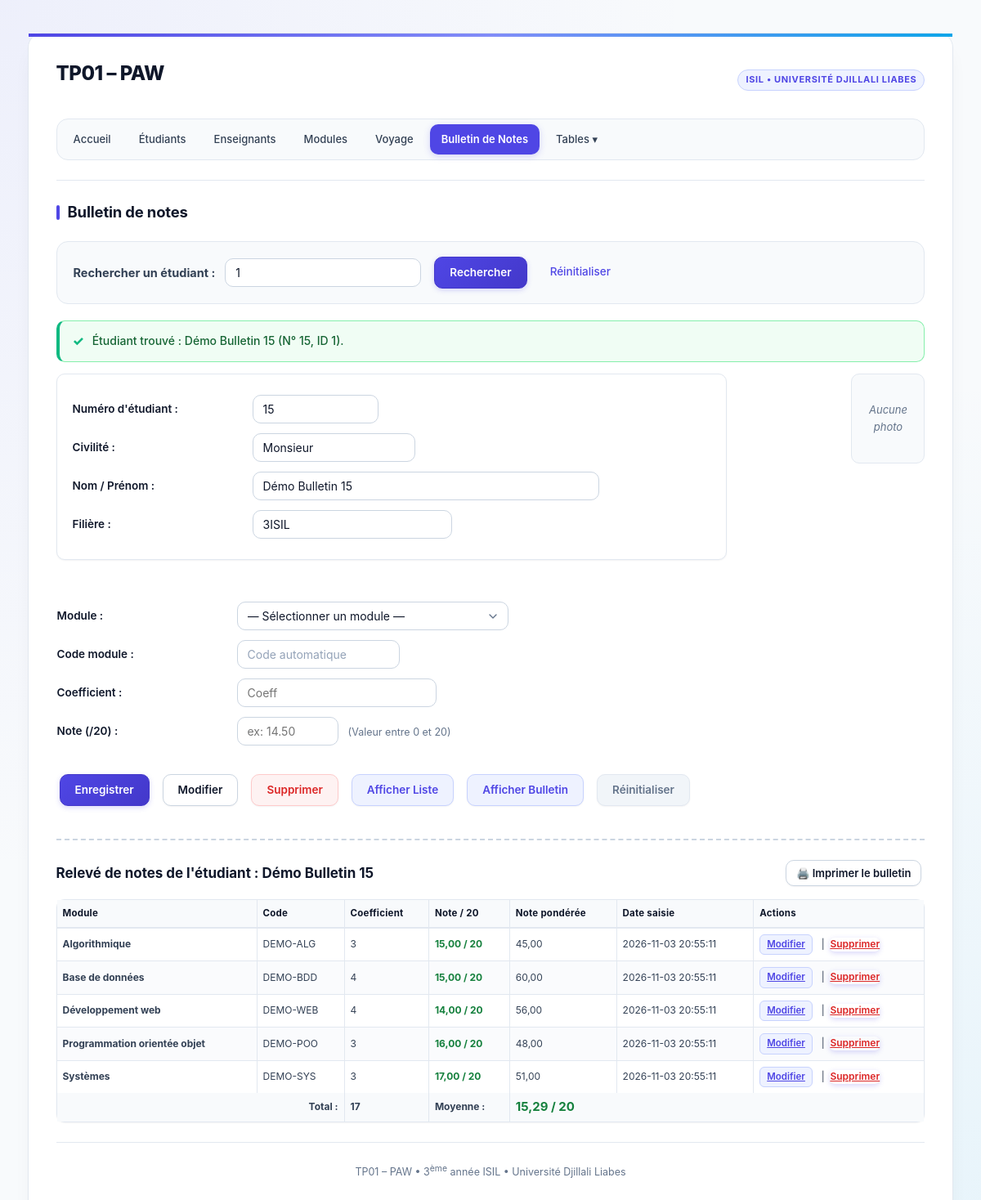
/bulletin/bulletin.php?id=1, run on the app's committed database.
### tables this page shows
CREATE TABLE IF NOT EXISTS personne (
  id               INT AUTO_INCREMENT PRIMARY KEY,
  numero           VARCHAR(10)  NOT NULL,
  civilite         VARCHAR(15)  NOT NULL,
  nom_prenom       VARCHAR(80)  NOT NULL,
  adresse          VARCHAR(150) NOT NULL,
  code_postal      VARCHAR(10)  NOT NULL,
  localite         VARCHAR(60)  NOT NULL,
  pays             VARCHAR(40)  NOT NULL,
  plateformes      VARCHAR(100) DEFAULT '',
  applications     VARCHAR(255) DEFAULT '',
  transport        VARCHAR(20)  NOT NULL DEFAULT '',
  sport            VARCHAR(40)  NOT NULL DEFAULT '',
  activites        VARCHAR(100) NOT NULL DEFAULT '',
  modules          VARCHAR(100) NOT NULL DEFAULT '',
  groupe_sanguin   VARCHAR(10)  NOT NULL DEFAULT '',
  modele_voiture   VARCHAR(150) NOT NULL DEFAULT '',
  filiere          VARCHAR(30)  NOT NULL DEFAULT '',
  nationalite_code VARCHAR(3)   NOT NULL,
  photo            VARCHAR(100) DEFAULT NULL,
   
  CONSTRAINT fk_personne_nationalite
    FOREIGN KEY (nationalite_code) REFERENCES nationalite(code)
    ON UPDATE CASCADE ON DELETE RESTRICT
);

CREATE TABLE IF NOT EXISTS note (
  id          INT AUTO_INCREMENT PRIMARY KEY,
  etudiant_id INT NOT NULL,
  module_id   INT NOT NULL,
  note        DECIMAL(4, 2) NOT NULL,
  date_saisie TIMESTAMP DEFAULT CURRENT_TIMESTAMP ON UPDATE CURRENT_TIMESTAMP,
  CONSTRAINT fk_note_etudiant
    FOREIGN KEY (etudiant_id) REFERENCES personne(id)
    ON UPDATE CASCADE ON DELETE CASCADE,
  CONSTRAINT fk_note_module
    FOREIGN KEY (module_id) REFERENCES module(id)
    ON UPDATE CASCADE ON DELETE RESTRICT,
  CONSTRAINT uk_etudiant_module UNIQUE (etudiant_id, module_id)
);

CREATE TABLE IF NOT EXISTS module (
  id             INT AUTO_INCREMENT PRIMARY KEY,
  code_module    VARCHAR(20)  NOT NULL,
  designation    VARCHAR(100) NOT NULL,
  coefficient    INT          NOT NULL DEFAULT 1,
  volume_horaire INT          NOT NULL DEFAULT 0,
  filiere        VARCHAR(50)  NOT NULL
);

### includes/fonctions.php (called while the page is built, shortened)
<?php
function h($texte): string
{
    return htmlspecialchars((string)$texte, ENT_QUOTES, 'UTF-8');
}

### bulletin/bulletin.php (the view, shortened to what this page needs)
<?php
require_once __DIR__ . '/../config/database.php';
require_once __DIR__ . '/../includes/fonctions.php';
try {
    $pdo->exec("CREATE TABLE IF NOT EXISTS note (
      id          INT AUTO_INCREMENT PRIMARY KEY,
      etudiant_id INT NOT NULL,
      module_id   INT NOT NULL,
      note        DECIMAL(4, 2) NOT NULL,
      date_saisie TIMESTAMP DEFAULT CURRENT_TIMESTAMP ON UPDATE CURRENT_TIMESTAMP,
      CONSTRAINT fk_note_etudiant
        FOREIGN KEY (etudiant_id) REFERENCES personne(id)
        ON UPDATE CASCADE ON DELETE CASCADE,
      CONSTRAINT fk_note_module
        FOREIGN KEY (module_id) REFERENCES module(id)
        ON UPDATE CASCADE ON DELETE RESTRICT,
      CONSTRAINT uk_etudiant_module UNIQUE (etudiant_id, module_id)
    ) ENGINE=InnoDB");
} catch (Exception $e) {
}
$stmtModules = $pdo->query('SELECT id, code_module, designation, coefficient, filiere FROM module ORDER BY designation ASC');
$modules = $stmtModules ? $stmtModules->fetchAll() : [];
$termeRecherche = trim((string)($_GET['recherche'] ?? $_GET['id'] ?? $_GET['etudiant_id'] ?? ''));
$erreurRecherche = null;
$succesRecherche = null;
$etudiant = null;
$notesEtudiant = [];
if ($termeRecherche !== '') {
    if (ctype_digit($termeRecherche)) {
        $stmt = $pdo->prepare('SELECT * FROM personne WHERE id = :id OR numero = :num LIMIT 1');
        $stmt->execute([
            ':id'  => (int)$termeRecherche,
            ':num' => $termeRecherche,
        ]);
        $etudiant = $stmt->fetch() ?: null;
    }
    if ($etudiant) {
        $succesRecherche = "Étudiant trouvé : " . $etudiant['nom_prenom'] . " (N° " . $etudiant['numero'] . ", ID " . $etudiant['id'] . ").";
        $stmtNotes = $pdo->prepare('
            SELECT n.id AS note_id, n.note, n.date_saisie,
                   m.id AS module_id, m.code_module, m.designation, m.coefficient
            FROM note n
            JOIN module m ON m.id = n.module_id
            WHERE n.etudiant_id = :eid
            ORDER BY m.designation ASC
        ');
        $stmtNotes->execute([':eid' => $etudiant['id']]);
        $notesEtudiant = $stmtNotes->fetchAll();
    } else {
        $erreurRecherche = "Aucun étudiant trouvé pour « " . $termeRecherche . " ». Vérifiez le numéro ou l'identifiant.";
    }
}
$currentCodeModule = '';
$currentCoeff      = '';
$currentNote       = '';
$base  = '../';
require __DIR__ . '/../includes/header.php';
?>
<form method="get" action="bulletin.php" class="form-recherche" style="margin-bottom: 20px;">
    <label for="recherche-etudiant"><strong>Rechercher un étudiant :</strong></label>
    <input type="text" name="recherche" id="recherche-etudiant" value="<?= h($termeRecherche) ?>" placeholder="ID ou Numéro d'étudiant..." style="width: 240px;" required>
    <button type="submit">Rechercher</button>
    <?php if ($termeRecherche !== ''): ?>
        <a href="bulletin.php" style="margin-left: 12px; font-size: 13.5px;">Réinitialiser</a>
    <?php endif; ?>
</form>
<?php if ($erreurRecherche): ?>
    <p class="erreur"><?= h($erreurRecherche) ?></p>
<?php elseif ($succesRecherche): ?>
    <p class="ok"><?= h($succesRecherche) ?></p>
<?php endif; ?>
<form id="form-bulletin" method="post" action="enregistrer.php">
    <div class="bulletin-student-header">
        <table class="formulaire bulletin-student-info">
        <tr>
            <td>Numéro d'étudiant :</td>
            <td>
                <input type="text" name="numero" id="numero" size="10" maxlength="10" placeholder="ex: 15" value="<?= h($etudiant['numero'] ?? '') ?>" readonly required>
            </td>
        </tr>
        <tr>
            <td>Civilité :</td>
            <td>
                <input type="text" name="civilite" id="civilite" size="15" value="<?= h($etudiant['civilite'] ?? '') ?>" readonly placeholder="Monsieur / Madame">
            </td>
        </tr>
        <tr>
            <td>Nom / Prénom :</td>
            <td>
                <input type="text" name="nom_prenom" id="nom_prenom" size="40" maxlength="80" value="<?= h($etudiant['nom_prenom'] ?? '') ?>" readonly required placeholder="Nom et prénom de l'étudiant">
            </td>
        </tr>
        <tr>
            <td>Filière :</td>
            <td>
                <input type="text" name="filiere" id="filiere" size="20" value="<?= h($etudiant['filiere'] ?? '') ?>" readonly placeholder="ex: 3ISIL">
            </td>
        </tr>
        </table>
        <div id="cadre-photo" class="bulletin-student-photo">
            <?php if (!empty($etudiant['photo']) && file_exists(__DIR__ . '/../uploads/' . $etudiant['photo'])): ?>
                <img id="apercu" src="<?= $base ?>uploads/<?= h($etudiant['photo']) ?>" alt="Photo de <?= h($etudiant['nom_prenom']) ?>" style="display: block;">
            <?php else: ?>
                <div id="photo-placeholder" style="padding: 30px 10px; color: var(--text-muted); font-size: 13px;">
                    <?php if ($etudiant): ?>
                        <em>Aucune photo</em>
                    <?php else: ?>
                        <em>Photo étudiant</em>
                    <?php endif; ?>
                </div>
            <?php endif; ?>
        </div>
    </div>
    <table class="formulaire">
        <tr>
            <td>Module :</td>
            <td>
                <?php if (!$modules): ?>
                    <span class="erreur">Aucun module enregistré. <a href="../module/module.php">En ajouter un</a></span>
                <?php else: ?>
                    <select name="module_id" id="module_id" required>
                        <option value="">— Sélectionner un module —</option>
                    </select>
                <?php endif; ?>
            </td>
        </tr>
        <tr>
            <td>Code module :</td>
            <td>
                <input type="text" name="code_module" id="code_module" size="15" value="<?= h($currentCodeModule) ?>" readonly placeholder="Code automatique">
            </td>
        </tr>
        <tr>
            <td>Coefficient :</td>
            <td>
                <input type="number" name="coefficient" id="coefficient" size="5" value="<?= h($currentCoeff) ?>" readonly placeholder="Coeff">
            </td>
        </tr>
        <tr>
            <td>Note (/20) :</td>
            <td>
                <input type="number" step="0.01" min="0" max="20" name="note" id="note" size="8" placeholder="ex: 14.50" value="<?= h($currentNote) ?>" required>
                <span class="petit" style="color: var(--text-muted); margin-left: 8px;">(Valeur entre 0 et 20)</span>
            </td>
        </tr>
    </table>
    <div style="margin-top: 20px; display: flex; gap: 8px; flex-wrap: wrap; align-items: center;">
        <button type="submit" name="action" value="enregistrer" id="btn-enregistrer-note">Enregistrer</button>
        <button type="submit" name="action" value="modifier" formaction="enregistrer.php?action=modifier" id="btn-modifier-note">Modifier</button>
        <button type="submit" name="action" value="supprimer" formaction="supprimer.php" formnovalidate onclick="return confirm('Êtes-vous sûr de vouloir supprimer cette note ?');" id="btn-supprimer-note" style="background: #fef2f2; color: #dc2626; border-color: #fecaca;">Supprimer</button>
        <button type="submit" formaction="liste.php" formmethod="get" formnovalidate>Afficher Liste</button>
        <button type="submit" formaction="afficher_bulletin.php" formmethod="get" formnovalidate>Afficher Bulletin</button>
        <button type="reset" id="btn-reset-bulletin">Réinitialiser</button>
    </div>
</form>
<?php if ($etudiant && $notesEtudiant): ?>
    <div style="margin-top: 36px; padding-top: 20px; border-top: 2px dashed var(--border-medium);">
        <div style="display: flex; justify-content: space-between; align-items: center; flex-wrap: wrap; gap: 10px; margin-bottom: 12px;">
            <h3 style="margin: 0; color: var(--text-heading);">Relevé de notes de l'étudiant : <?= h($etudiant['nom_prenom']) ?></h3>
            <button type="button" onclick="window.print()" style="font-size: 13px; padding: 6px 12px;">🖨️ Imprimer le bulletin</button>
        </div>
        <table class="liste" style="width: 100%; margin-top: 10px;">
            <thead>
                <tr>
                    <th>Module</th>
                    <th>Code</th>
                    <th>Coefficient</th>
                    <th>Note / 20</th>
                    <th>Note pondérée</th>
                    <th>Date saisie</th>
                    <th>Actions</th>
                </tr>
            </thead>
            <tbody>
                <?php
                $totalCoeff = 0;
                $totalPoints = 0;
                foreach ($notesEtudiant as $ne):
                    $noteVal = (float)$ne['note'];
                    $coeffVal = (int)$ne['coefficient'];
                    $ponderee = $noteVal * $coeffVal;
                    $totalCoeff += $coeffVal;
                    $totalPoints += $ponderee;
                ?>
                    <tr>
                        <td><strong><?= h($ne['designation']) ?></strong></td>
                        <td><?= h($ne['code_module']) ?></td>
                        <td><?= h($ne['coefficient']) ?></td>
                        <td>
                            <strong style="color: <?= $noteVal >= 10 ? '#15803d' : '#b91c1c' ?>;">
                                <?= number_format($noteVal, 2, ',', ' ') ?> / 20
                            </strong>
                        </td>
                        <td><?= number_format($ponderee, 2, ',', ' ') ?></td>
                        <td><?= h($ne['date_saisie']) ?></td>
                        <td>
                            <a href="bulletin.php?id=<?= h($etudiant['id']) ?>&module_id=<?= h($ne['module_id']) ?>&note_id=<?= h($ne['note_id']) ?>" style="font-weight: 600; text-decoration: underline;">Modifier</a>
                            &nbsp;|&nbsp;
                            <form method="post" action="supprimer.php" style="display: inline;" onsubmit="return confirm('Supprimer la note du module <?= h($ne['designation']) ?> ?');">
                                <button type="submit" style="background: none; border: none; color: #dc2626; padding: 0; cursor: pointer; text-decoration: underline; font-size: inherit;">Supprimer</button>
                            </form>
                        </td>
                    </tr>
                <?php endforeach; ?>
            </tbody>
            <tfoot>
                <tr style="background: var(--bg-subtle); font-weight: bold;">
                    <td colspan="2" style="text-align: right;">Total :</td>
                    <td><?= $totalCoeff ?></td>
                    <td>Moyenne :</td>
                    <td colspan="3" style="font-size: 15px; color: <?= ($totalCoeff > 0 && ($totalPoints / $totalCoeff) >= 10) ? '#15803d' : '#b91c1c' ?>;">
                        <?= $totalCoeff > 0 ? number_format($totalPoints / $totalCoeff, 2, ',', ' ') . ' / 20' : '—' ?>
                    </td>
                </tr>
            </tfoot>
        </table>
    </div>
<?php elseif ($etudiant): ?>
    <p style="margin-top: 24px; color: var(--text-muted);">
        <em>Aucune note enregistrée pour le moment pour cet étudiant. Sélectionnez un module ci-dessus pour lui attribuer une note.</em>
    </p>
<?php endif; ?>
<?php require __DIR__ . '/../includes/footer.php'; ?>

### data on the page
personne: succesRecherche "Étudiant trouvé : Démo Bulletin 15 (N° 15, ID 1).", numero "15", civilite "Monsieur", nom_prenom "Démo Bulletin 15", filiere "3ISIL"
note: module.designation "Algorithmique", module.code_module "DEMO-ALG", module.coefficient "3", note "15,00", note.coefficient "45,00", date_saisie "2026-11-03 20:55:11"
note: module.designation "Base de données", module.code_module "DEMO-BDD", module.coefficient "4", note "15,00", note.coefficient "60,00", date_saisie "2026-11-03 20:55:11"
note: module.designation "Développement web", module.code_module "DEMO-WEB", module.coefficient "4", note "14,00", note.coefficient "56,00", date_saisie "2026-11-03 20:55:11"
note: module.designation "Programmation orientée objet", module.code_module "DEMO-POO", module.coefficient "3", note "16,00", note.coefficient "48,00", date_saisie "2026-11-03 20:55:11"
note: module.designation "Systèmes", module.code_module "DEMO-SYS", module.coefficient "3", note "17,00", note.coefficient "51,00", date_saisie "2026-11-03 20:55:11"

### other printed values
$titre "Bulletin de notes"
$totalCoeff "17"
$totalPoints / $totalCoeff "15,29"
